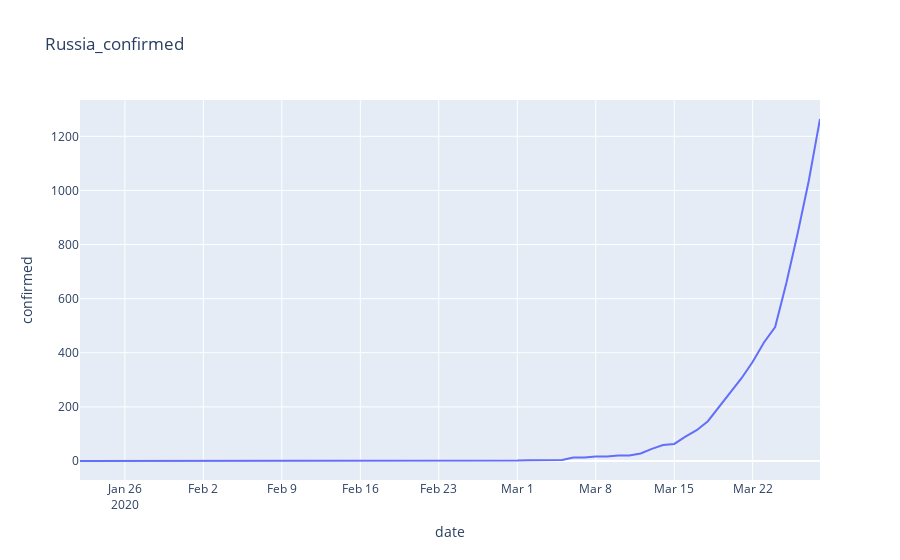
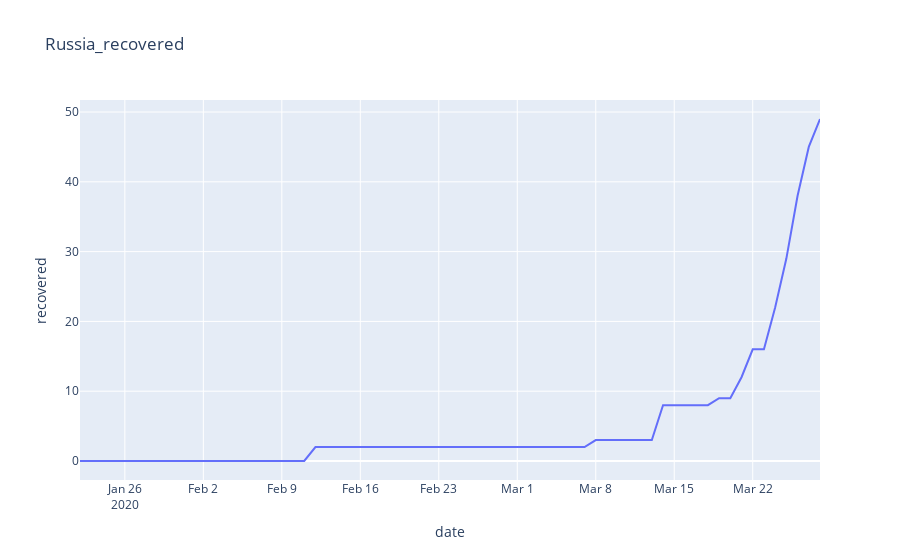
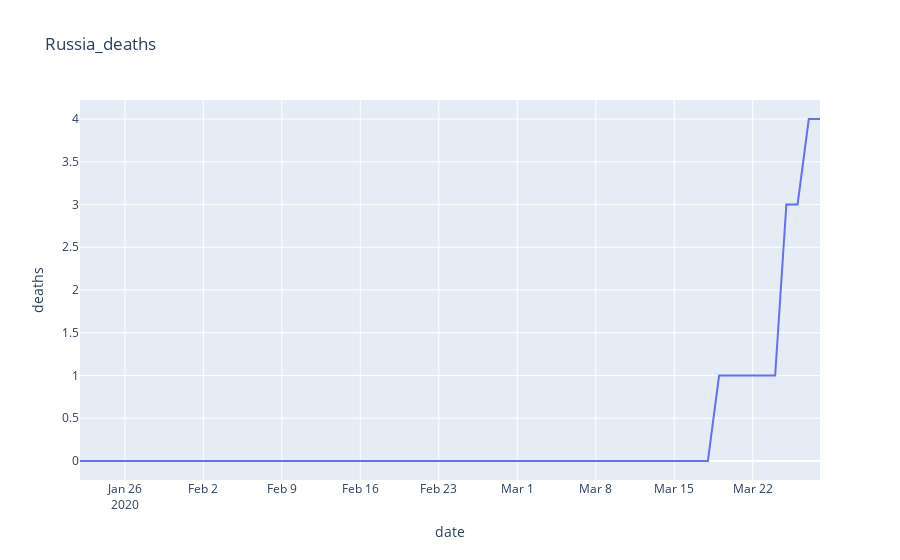

Notebook code for these charts, in order:
### Code cell
grouped = data_country.groupby('date')['date', 'confirmed', 'deaths', 'recovered'].sum().reset_index()

fig = px.line(grouped, x="date", y="confirmed", 
              title=country + "_confirmed")
fig.show()

fig = px.line(grouped, x="date", y='recovered', 
              title=country + "_recovered")
fig.show()

fig = px.line(grouped, x="date", y="deaths", 
              title=country + "_deaths")
fig.show()
